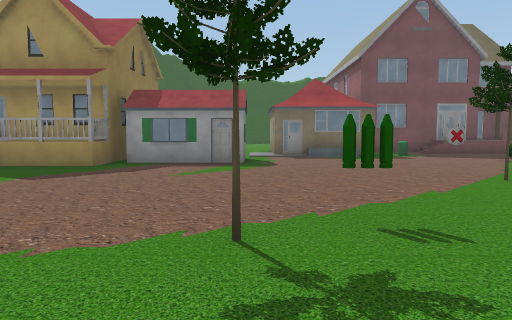
view 1 (above)

18 first-person views from a walk through a 3-D level made in the Unity game engine. The camera is 1.3 m above the floor, tilts 4° down and sees 70° across. The floor is counted in squares, 2 m on a side. Each view is taken from the middle of a square. On the plan, view 1 faces up. The plan holds only what a view shows up to about 11 squares ahead; the rest is blank. The place goes on beyond the plan. The player character is not drawn. Some surface patterns are stand-ins.

view 2
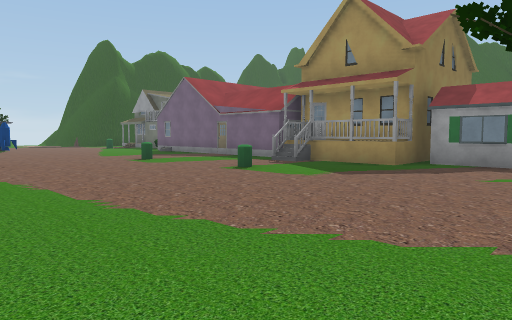

view 3
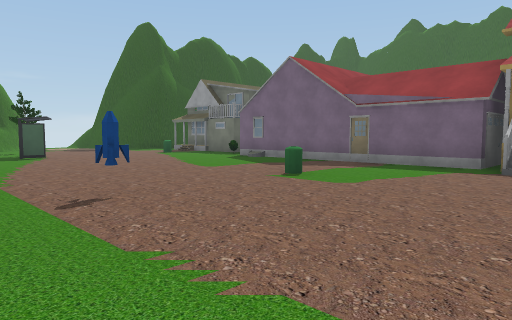

view 4
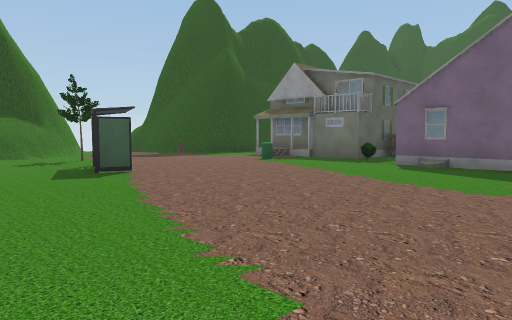

view 5
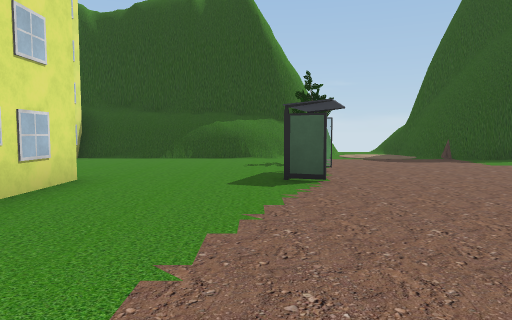

view 6
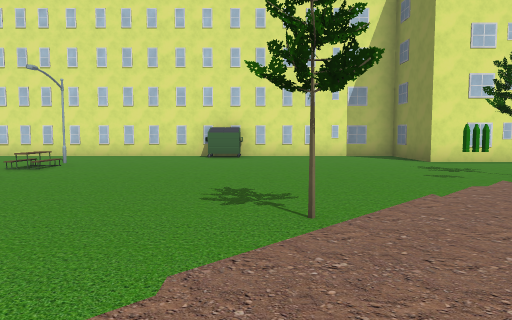

view 7
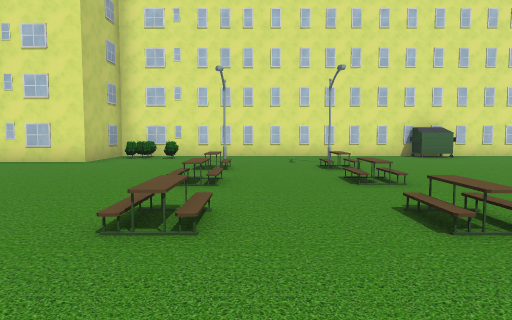

view 8
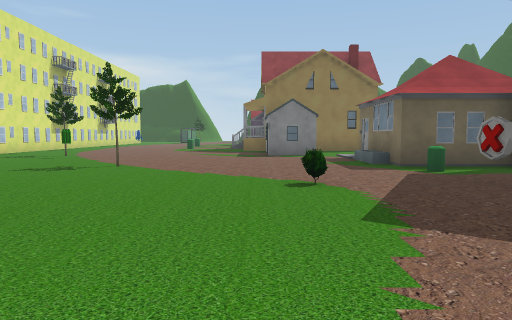

view 9
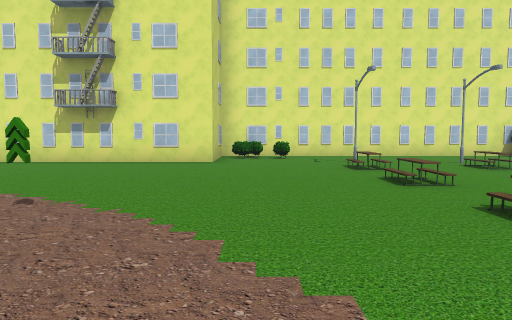

view 10
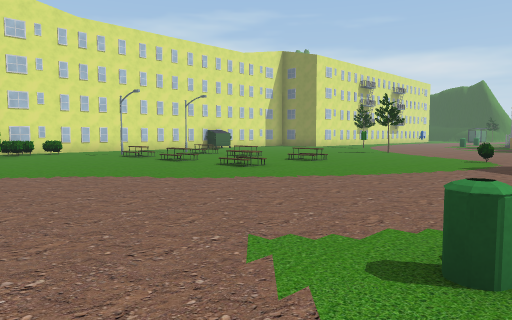

view 11
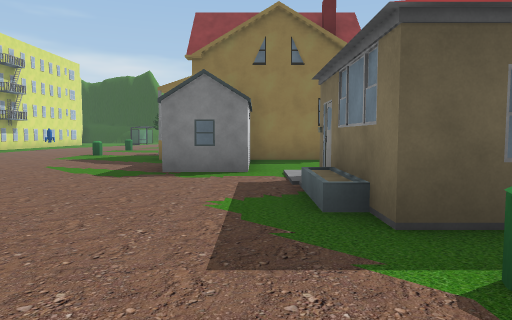

view 12
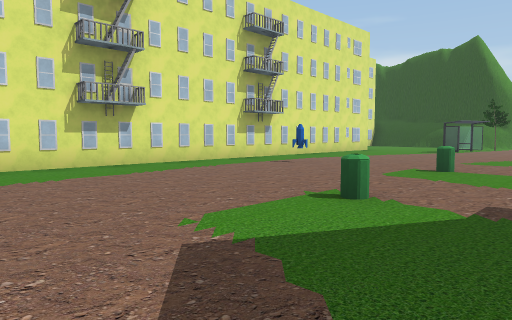

view 13
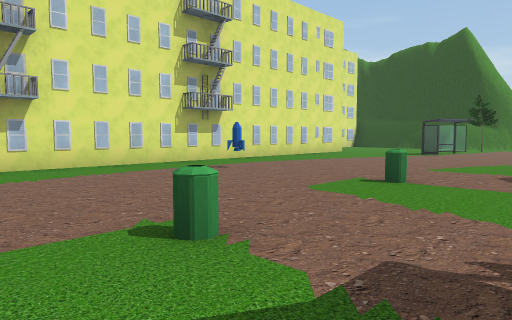

view 14
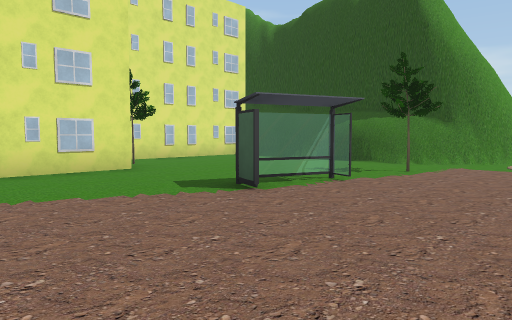

view 15
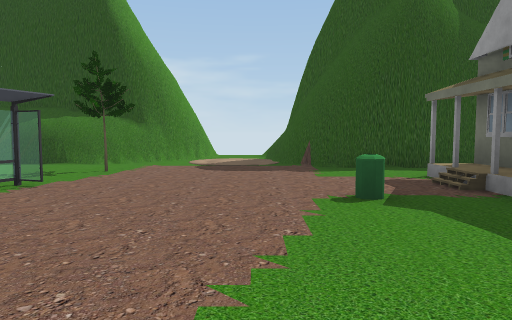

view 16
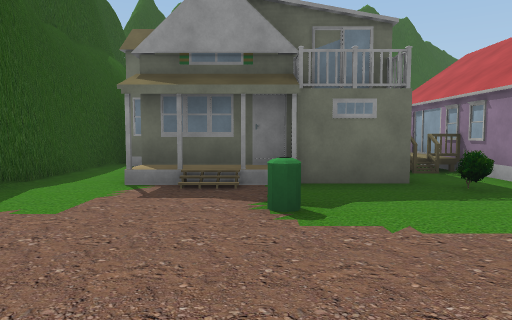

view 17
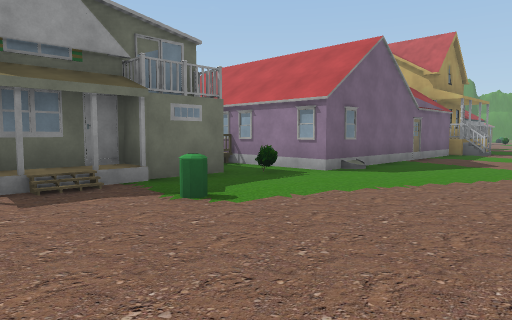

view 18
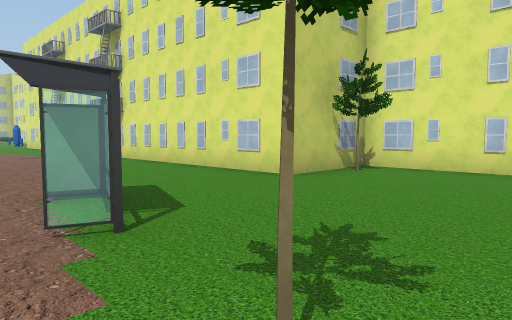

### Floor plan
Key: @ floor where view 1 was taken; # wall or solid block; . main floor; : floor 0.5 m higher than the main floor; / step, stairs or slope; ^ raised ledge; B building; U bush; T tree; A ammo; I bin; S streetlight; O other object.
Columns run from 21 left of view 1 to 16 right of it. Each row starts with its distance up from view 1.
 11 #..   ###         ... B##.IO.      I..
 10 #..####B#         ....................
  9 #..B:BB.#     ##^####......U..........
  8 #......U#######B  .B..................
  7 #...I........../.....................
  6 .....................................
  5 ............I...I........T...O../...O
  4 ......................................
  3 ..T.OO................A......O..O.....
  2 #...........O........T................
  1 #............................O..O.....
  0 #....................@.......S..S.....
 -1 #....#################.............###
 -2 ....T#               #...........UU#
 -3 ######               #####I#########

Positions as (right, up) in squares from view 1, and headings:
1: (0, 0), facing up
2: (0, 0), facing up-left
3: (-5, 0), facing up-left
4: (-10, 0), facing up-left
5: (-11, 2), facing left
6: (4, 8), facing down
7: (10, 8), facing down
8: (11, 8), facing left
9: (13, 8), facing down
10: (16, 11), facing down-left
11: (6, 10), facing left
12: (-2, 7), facing down-left
13: (-4, 7), facing down-left
14: (-13, 6), facing down-left
15: (-13, 6), facing left
16: (-17, 4), facing up
17: (-19, 4), facing up-right
18: (-20, 4), facing down-right
